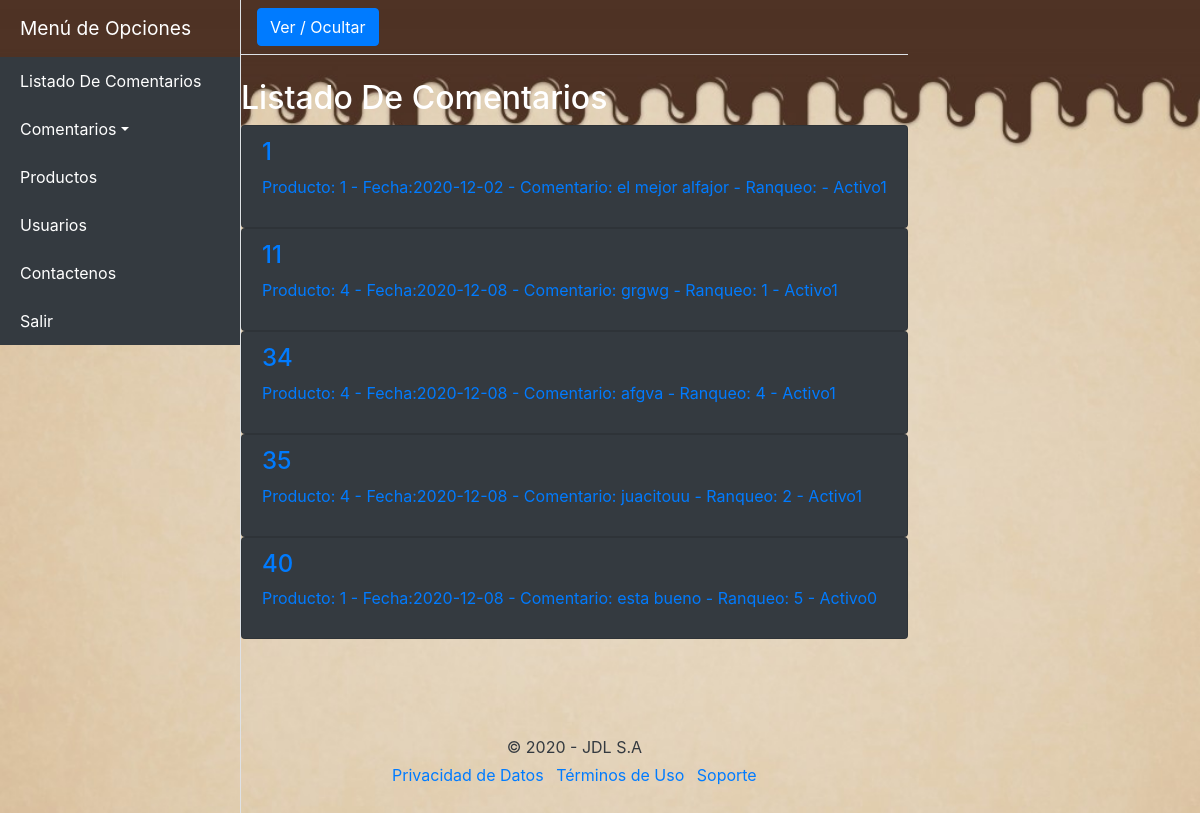
The page /comentarios/index.php on the database its author committed.
### tables this page shows
CREATE TABLE `comentarios` (
  `id_comentario` int(8) NOT NULL,
  `producto_comentario` int(8) DEFAULT NULL,
  `fecha_comentario` date DEFAULT NULL,
  `comentario_comentario` varchar(200) DEFAULT NULL,
  `ranqueo_comentario` int(1) DEFAULT NULL,
  `activo_comentario` int(1) DEFAULT NULL
);

### mlibs/bodyic.php (the view, shortened to what this page needs)
<div class="d-flex" id="wrapper">
  <div class="bg-black border-right" id="sidebar-wrapper">
    <div class="sidebar-heading bg-black text-white">Menú de Opciones</div>
      <div class="list-group list-group-flush">
        <a href="../listados/" class="list-group-item list-group-item-action bg-dark text-white">Listado De Comentarios</a>
        <a href="#pageSubmenu" data-toggle="collapse" aria-expanded="false" class="list-group-item list-group-item-action dropdown-toggle bg-dark text-white">Comentarios</a>
        <a href="../productos/" class="list-group-item list-group-item-action bg-dark text-white">Productos</a>
        <a href="../usuarios/" class="list-group-item list-group-item-action bg-dark text-white">Usuarios</a>
        <a href="../contacto/" class="list-group-item list-group-item-action bg-dark text-white">Contactenos</a>
        <a href="../" class="list-group-item list-group-item-action bg-dark text-white">Salir</a>
      </div>
    </div>
  <div id="page-content-wrapper align-self-center" >
    <nav class="navbar navbar-expand-lg navbar-light bg-black border-bottom">
      <button class="btn btn-primary" id="menu-toggle">Ver / Ocultar</button>
    </nav>
    <div class="mt-4 align-self-center text-left">
      <div class="mt-4 text-white">
        <h2 class="mt-4">Listado De Comentarios</h2>
      </div>
      <?php
      	$long = count($comentarios);
      	for($i=0; $i< $long; $i++){
      ?>
	    <div class="list-group">
        <a 	<?php echo "href=../comentarios/modifica.php?id_comentario=".$comentarios[$i]['id_comentario'];?>
			   	class="list-group-item bg-dark">
			  	<h4 class="list-group-item-heading"> <?php echo $comentarios[$i]['id_comentario'] ."";?> </h4>
          <p class="list-group-item-text"><?php 	echo "Producto: " . $comentarios[$i]['producto_comentario'] ." - Fecha:";
                                                  echo $comentarios[$i]['fecha_comentario'] ." - Comentario: ";
                                                  echo $comentarios[$i]['comentario_comentario'] ." - Ranqueo: ";
                                                  echo $comentarios[$i]['ranqueo_comentario'] ." - Activo";
                                                  echo $comentarios[$i]['activo_comentario'] ."";
                                                  ?>
          </p>
			  </a>
      </div>
	    <?php  } ?>
    </div>
    <?php
      include "footer.php"
    ?>
  </div>
</div>

### libs/css/simple-sidebar.css (style rules this page uses)
body { overflow-x: hidden; }
#sidebar-wrapper { min-height: 100vh; margin-left: -15rem; -webkit-transition: margin .25s ease-out; -moz-transition: margin .25s ease-out; -o-transition: margin .25s ease-out; transition: margin .25s ease-out; }
#sidebar-wrapper .sidebar-heading { padding: 0.875rem 1.25rem; font-size: 1.2rem; }
#sidebar-wrapper .list-group { width: 15rem; }
@media (min-width: 768px) { #sidebar-wrapper { margin-left: 0; } }

### rows shown on the page
comentarios: id_comentario "1", producto_comentario "1", fecha_comentario "2020-12-02", comentario_comentario "el mejor alfajor", activo_comentario "1"
comentarios: id_comentario "11", producto_comentario "4", fecha_comentario "2020-12-08", comentario_comentario "grgwg", ranqueo_comentario "1", activo_comentario "1"
comentarios: id_comentario "34", producto_comentario "4", fecha_comentario "2020-12-08", comentario_comentario "afgva", ranqueo_comentario "4", activo_comentario "1"
comentarios: id_comentario "35", producto_comentario "4", fecha_comentario "2020-12-08", comentario_comentario "juacitouu", ranqueo_comentario "2", activo_comentario "1"
comentarios: id_comentario "40", producto_comentario "1", fecha_comentario "2020-12-08", comentario_comentario "esta bueno", ranqueo_comentario "5", activo_comentario "0"
